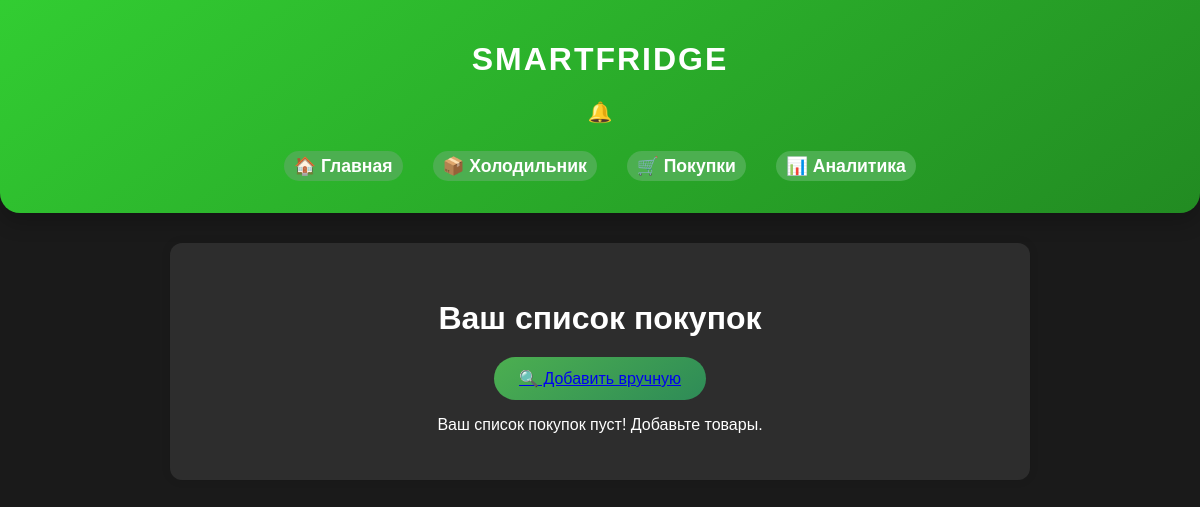
Page /shopping_list (signed in) on the earlier database version.
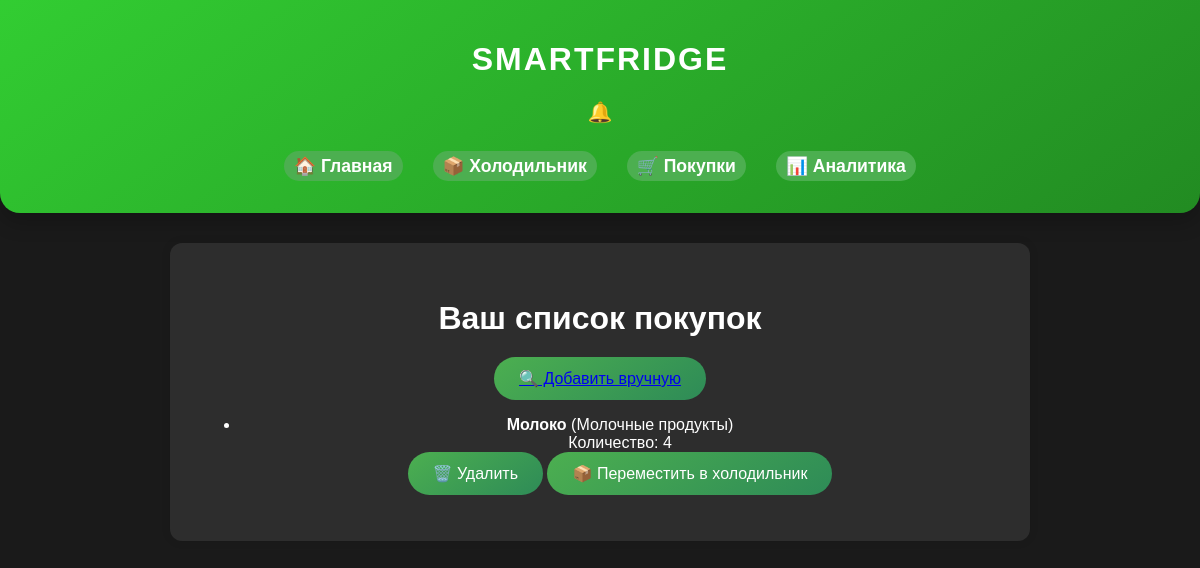
Same page on the later database version.
### app/models.py (models this page shows, shortened)
class ShoppingList(db.Model):
    __tablename__ = "shopping_list"
    id: Mapped[int] = mapped_column(sa.Integer, primary_key=True, autoincrement=True)
    user_id: Mapped[int] = mapped_column(sa.Integer, sa.ForeignKey("user.id"), nullable=False)
    product_id: Mapped[int] = mapped_column(sa.Integer, sa.ForeignKey("product.id"), nullable=False)
    count: Mapped[int] = mapped_column(sa.Integer, default=1)
    user = db.relationship('User', backref=db.backref('shopping_list', lazy=True))
    product = db.relationship('Product', backref=db.backref('shopping_list', lazy=True))

class Product(db.Model):
    id: Mapped[int] = mapped_column(sa.Integer, primary_key=True, autoincrement=True)
    name: Mapped[str] = mapped_column(sa.String(100), nullable=False)
    product_type: Mapped[str] = mapped_column(sa.String(50), nullable=False)
    manufacture_date: Mapped[sa.Date] = mapped_column(sa.Date, nullable=False)
    expiration_date: Mapped[sa.Date] = mapped_column(sa.Date, nullable=False)
    quantity: Mapped[float] = mapped_column(sa.Float, nullable=False)
    unit: Mapped[str] = mapped_column(sa.String(20), nullable=False)  # кг, шт, л и т. д.
    nutrition_info: Mapped[str] = mapped_column(sa.Text, nullable=True)
    allergens: Mapped[bool] = mapped_column(sa.Boolean, default=False)

### app/routes.py (the view)
@app.route('/shopping_list')
@login_required
def shopping_list():
    shopping_items = db.session.query(ShoppingList, Product).join(Product).filter(ShoppingList.user_id == current_user.id).all()
    return render_template('shopping_list.html', shopping_items=shopping_items)

### app/models.py (called while the page is built)
@login.user_loader
def load_user(id):
  return db.session.get(User, int(id))

### app/templates/shopping_list.html (shortened to what this page needs)
{% extends "base.html" %}
{% block content %}
    <h2>Ваш список покупок</h2>
    <div class="actions">
        <button><a href="{{ url_for('find_product_shop') }}" class="button">🔍 Добавить вручную</a></button>
    </div>
    {% if shopping_items %}
        <ul class="shopping-list">
            {% for shopping, product in shopping_items %}
                <li data-product-id="{{ shopping.product_id }}">
                    <div class="product-info">
                        <strong>{{ product.name }}</strong> ({{ product.product_type }})<br>
                        Количество: {{ shopping.count }}
                    </div>
                    <button class="delete-btn">🗑️ Удалить</button>
                    <button class="move-to-fridge-btn">📦 Переместить в холодильник</button>
                </li>
            {% endfor %}
        </ul>
    {% else %}
        <p>Ваш список покупок пуст! Добавьте товары.</p>
    {% endif %}
{% endblock %}

### app/templates/base.html (shortened to what this page needs)
<!DOCTYPE html>
<html lang="ru">
<head>
    <link rel="stylesheet" href="{{ url_for('static', filename='css/styles.css') }}">
</head>
<body>
    <header>
        <h1>SmartFridge</h1>
        <nav>
            <div class="notification-container">
                <button id="notification-bell">
                    🔔 <span id="notification-count" class="badge">0</span>
                </button>
            </div>
            <ul>
                <li><a href="{{ url_for('index') }}">🏠 Главная</a></li>
                <li><a href="{{ url_for('fridge') }}">📦 Холодильник</a></li>
                <li><a href="{{ url_for('shopping_list') }}">🛒 Покупки</a></li>
                <li><a href="{{ url_for('analytics') }}">📊 Аналитика</a></li>
            </ul>
        </nav>
    </header>
    <main>
        {% block content %}{% endblock %}
    </main>
</body>
</html>

### app/static/css/styles.css (style rules this page uses)
:root { --primary-color: #4CAF50; --accent-color: #FFD700; --background-color: #1a1a1a; --highlight-color: #32CD32; --border-radius: 12px; --shadow-color: rgba(0, 0, 0, 0.1); --transition-time: 0.3s; --modal-background: rgba(0, 0, 0, 0.7); --button-color: #4CAF50; --button-hover-color: #45a049; }
body { font-family: 'Arial', sans-serif; background-color: var(--background-color); color: white; margin: 0; padding: 0; text-align: center; }
header { background: linear-gradient(145deg, #32CD32, #228B22); color: white; padding: 20px; text-align: center; border-radius: 0 0 20px 20px; box-shadow: 0 10px 20px rgba(0, 0, 0, 0.2); }
header h1 { font-size: 2rem; font-weight: bold; text-transform: uppercase; margin-bottom: 10px; letter-spacing: 2px; }
nav ul { list-style: none; padding: 0; display: flex; justify-content: center; align-items: center; margin-top: 20px; }
nav ul li { margin: 0 15px; }
nav ul li a { text-decoration: none; color: white; font-size: 1.1rem; font-weight: 600; position: relative; padding: 5px 10px; border-radius: 30px; transition: color 0.3s ease, transform 0.3s ease, background-color 0.3s ease; background: #4CAF50; }
main { margin: 30px auto; padding: 30px; max-width: 800px; background: #2d2d2d; border-radius: var(--border-radius); box-shadow: 0 0 10px var(--shadow-color); animation: fadeIn 0.5s ease-in-out; }
h2 { color: white; font-size: 2rem; margin-bottom: 20px; }
button { padding: 12px 25px; background: linear-gradient(145deg, #4CAF50, #2E8B57); border: none; border-radius: 30px; color: white; font-size: 16px; cursor: pointer; transition: transform 0.3s ease, background 0.3s ease; }
.actions { display: flex; justify-content: center; gap: 20px; margin-top: 20px; }
.product-info { flex-grow: 1; }
.notification-container { position: relative; display: inline-block; }
#notification-bell { background: none; border: none; font-size: 20px; cursor: pointer; position: relative; }

Differences in the rows shown:
added ShoppingList: name "Молоко", product_type "Молочные продукты", count "4"
Other differences:
text no longer shown: "Ваш список покупок пуст! Добавьте товары."
